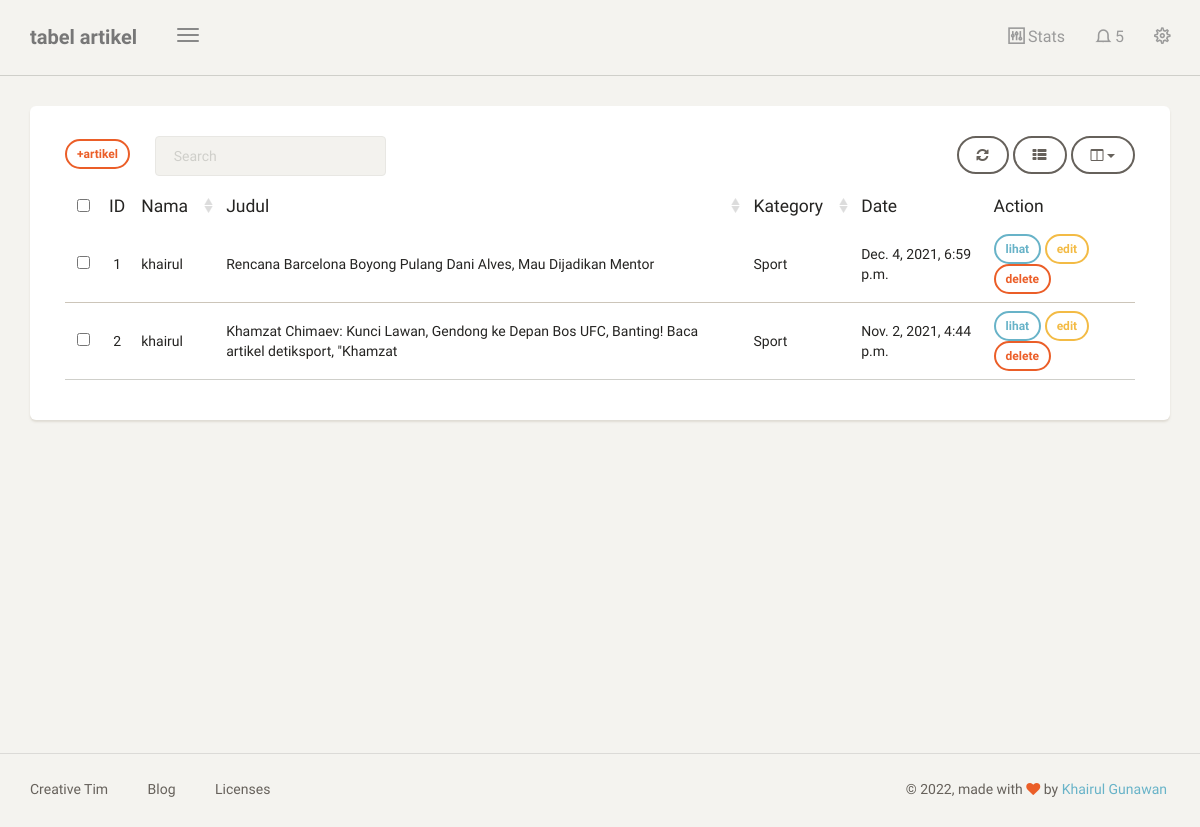
Screenshot of /dashboard/artikel/ (signed in) with the database file from the repository.
### blog/models.py (models this page shows, shortened)
class Artikel(models.Model):
    nama = models.ForeignKey(User, on_delete=models.CASCADE, blank=True, null=True)
    judul = models.CharField(max_length=100)
    body = RichTextUploadingField(blank=True, null=True,
                                      config_name='special',
                                      external_plugin_resources=[(
                                          'youtube',
                                          '/static/ckeditor_plugins/youtube/youtube/',
                                          'plugin.js',
                                          )],
)
    kategory = models.ForeignKey(Kategori, on_delete=models.CASCADE)
    date = models.DateTimeField(auto_now_add=True)
    class Meta:
        ordering =['-date']
        verbose_name_plural = "Artikel"

class Kategori(models.Model):
    nama = models.CharField(max_length=20)
    def __str__(self):
        return self.nama
    class Meta:
        verbose_name_plural = "Kategori"

### blog/views.py (the view)
# urls.py: path('artikel/',artikel, name='tabel_artikel'),
@login_required
def artikel(request):
    template_name = "back/tabel_artikel.html"
    artikel = Artikel.objects.filter(nama = request.user)
    context = {
        'title':'tabel artikel',
        'artikel':artikel,
    }
    return render(request, template_name, context)

### templates/back/tabel_artikel.html (shortened to what this page needs)
{% extends 'back/base.html' %}
{% block content %}
<div class="content">
    <div class="container-fluid">
        <div class="row">
            <div class="col-md-12">
                <div class="card">
                    <div class="card-content">
                        <div class="toolbar">
                            <a class="btn btn-sm btn-danger" href="{% url 'tambah_artikel' %}">+artikel</a> &ensp;&ensp;&ensp;
                        </div>
                        <table id="bootstrap-table" class="table">
                            <thead>
                                <th data-field="id" class="text-center">ID</th>
                                <th data-field="name" data-sortable="true">Nama</th>
                                <th data-field="salary" data-sortable="true">Judul</th>
                                <th data-field="country" data-sortable="true">Kategory</th>
                                <th data-field="city">Date</th>
                                <th>Action</th>
                            </thead>
                            <tbody>
                                {% for a in artikel %}
                                <tr>
                                    <td>{{forloop.counter}}</td>
                                    <td>{{a.nama}}</td>
                                    <td>{{a.judul}}</td>
                                    <td>{{a.kategory}}</td>
                                    <td>{{a.date}}</td>
                                    <td>
                                        <a class="btn btn-sm btn-info" href="{% url 'lihat_artikel' a.id %}">lihat</a>
                                        <a class="btn btn-sm btn-warning" href="{% url 'edit_artikel' a.id %}">edit</a>
                                        <a onClick="return confirm('delete artikel?');" class="btn btn-sm btn-danger" href="{% url 'delete_artikel' a.id %}">delete</a>
                                    </td>
                                </tr>
                                {% endfor %}
                            </tbody>
                        </table>
                    </div>
                </div>
            </div>
        </div>
    </div>
</div>
{% endblock content %}

### rows the page displays
Artikel: nama "khairul", judul "Rencana Barcelona Boyong Pulang Dani Alves, Mau Dijadikan Mentor", kategory "Sport", date "Dec. 4, 2021, 6:59 p.m."
Artikel: nama "khairul", judul "Khamzat Chimaev: Kunci Lawan, Gendong ke Depan Bos UFC, Banting! Baca artikel detiksport, \"Khamzat", kategory "Sport", date "Nov. 2, 2021, 4:44 p.m."

### other values shown
{{ title }} "tabel artikel"
